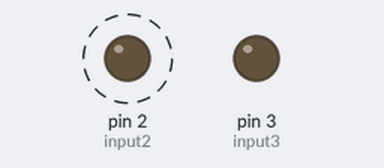
Bench run of a sketch on a simulated Arduino Uno, built with avr-gcc and run on an emulated ATmega328P. Shown: output pins drawn as LEDs (lit = HIGH). Dashed ring = blinking. What the sketch prints to the serial monitor is not drawn.

Above: at 0.5 s.
At 5.5 s:
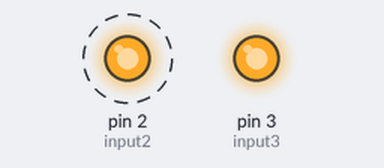
Timing chart, 0 to 7.8 s (numbered marks = the images above):
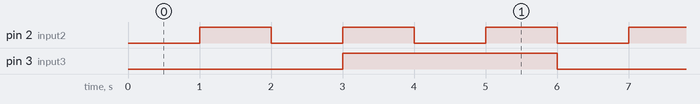

Measured:
- by itself, pin 2 (input2): alternates HIGH for 1.0 s and LOW for 1.0 s
- by itself, pin 3 (input3): alternates HIGH for 3.0 s and LOW for 3.0 s
- by itself, everything shown: repeats every 6.0 s, in 8 steps

The sketch:

Opdracht_8D.ino
```cpp
int ledState1 = LOW, ledState2 = LOW; // Status van de leds
unsigned long previousMillis1 = 0, previousMillis2 = 0; // Vorige berekende snelheden die worden opgeslagen

int input3 = 3;
int input2 = 2;

void setup() {
  pinMode (input3, OUTPUT);
  pinMode (input2, OUTPUT);

  Serial.begin(9600);
}

void loop() {
  unsigned long currentMillis = millis(); // Huidige tijd van hoe lang de Arduino aanstaat
  Serial.print(ledState1);
  Serial.print(ledState2);

  if (currentMillis - previousMillis1 >= 1000) { // voor deze code uit op basis van de interval snelheid die wordt meegegeven
    previousMillis1 = currentMillis; // Zet de huidige vorige om naar de huidige

    if (ledState1 == LOW) { // LedState steeds Low en High in een loop die wordt uitgevoerd op basis van de snelheid van de interval
      ledState1 = HIGH;
    } else {
      ledState1 = LOW;
    }
    digitalWrite(input2, ledState1);
  }
  if (currentMillis - previousMillis2 >= 3000) { // voor deze code uit op basis van de interval snelheid die wordt meegegeven
    previousMillis2 = currentMillis; // Zet de huidige vorige om naar de huidige

    if (ledState2 == LOW) { // LedState steeds Low en High in een loop die wordt uitgevoerd op basis van de snelheid van de interval
      ledState2 = HIGH;
    } else {
      ledState2 = LOW;
    }
    digitalWrite(input3, ledState2); // Verander de status van de led2
  }
}
```
